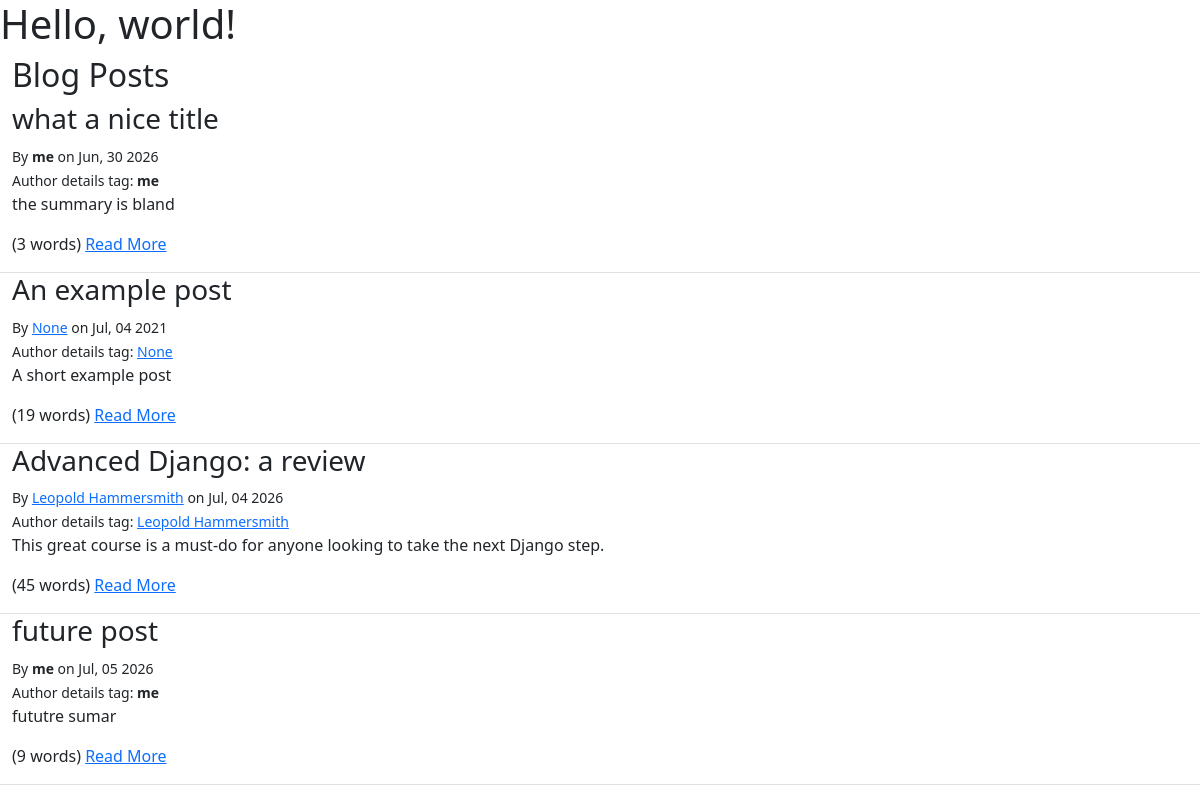
The page / (signed in) on the database its author committed.
### blog/models.py (models this page shows, shortened)
class Post(models.Model):
    author = models.ForeignKey(to=settings.AUTH_USER_MODEL, on_delete=models.PROTECT)
    created_at = models.DateTimeField(auto_now_add=True)
    modified_at = models.DateTimeField(auto_now=True)
    published_at = models.DateTimeField(blank=True, null=True)
    title = models.TextField(max_length=100)
    slug = models.SlugField(unique=True)
    summary = models.TextField(max_length=500)
    content = models.TextField()
    tags = models.ManyToManyField(Tag, related_name="posts")
    comments = GenericRelation(Comment)

### blango_auth/models.py (models this page shows, shortened)
class User(AbstractUser):
    username = None
    email = models.EmailField(_("email address"), unique=True)
    objects = BlangoUserManager()
    USERNAME_FIELD = "email"
    REQUIRED_FIELDS = []

### blog/views.py (the view)
# urls.py: path("", blog.views.index),
def index(request):
    posts = Post.objects.filter(published_at__lte=timezone.now())
    return render(request, "blog/index.html", {'posts': posts})

### blog/templatetags/blog_extras.py (called while the page is built)
@register.filter
def author_details(author, current_user=None):
    if not isinstance(author, user_model):
        return ""
    if author == current_user:
        return format_html('<strong>{}</strong>', 'me')
    if author.first_name and author.last_name:
        name = f"{author.first_name} {author.last_name}"
    else:
        name = author.username
    details = format_html('{}', name)
    if author.email:
        details = format_html('<a href="mailto:{}">{}</a>', author.email, details)
    return details

@register.simple_tag
def rowcol(extra_classes=""):
    return format_html('<div class="row {}"><div class="col">', extra_classes)

@register.simple_tag
def endrowcol():
    return format_html('</div></div>', kwargs=[])

@register.simple_tag(takes_context=True)
def author_details_tag(context):
    request = context["request"]
    post = context["post"]
    return(author_details(post.author, request.user))

### templates/blog/index.html
{% extends "base.html" %}
{% load blog_extras %}
{% block content %}
<h2>Blog Posts</h2>
{% for post in posts %}
{% rowcol "border-bottom" %}
    <h3>{{ post.title }}</h3>
    {% include "blog/post-byline.html" %}
    <p>{{ post.summary }}</p>
    <p>({{ post.content|wordcount }} words) <a href="{% url 'blog-post-detail' post.slug %}">Read More</a></p>
{% endrowcol %}
{% endfor %}
{% endblock content %}

### templates/blog/post-byline.html
{% load blog_extras %}
<small>By {{ post.author|author_details:request.user }} on {{ post.published_at|date:"M, d Y" }}</small>
<br/><small>Author details tag: {% author_details_tag %}</small>

### rows shown on the page
Post: title "what a nice title", author|author_details "me", published_at "Jun, 30 2026", author "me", summary "the summary is bland", content "3"
Post: title "An example post", author|author_details "None", published_at "Jul, 04 2021", author.email "None", summary "A short example post", content "19"
Post: title "Advanced Django: a review", author|author_details "Leopold Hammersmith", published_at "Jul, 04 2026", author.email "Leopold Hammersmith", summary "This great course is a must-do for anyone looking to take the next Django step.", content "45"
Post: title "future post", author|author_details "me", published_at "Jul, 05 2026", author "me", summary "fututre sumar", content "9"
